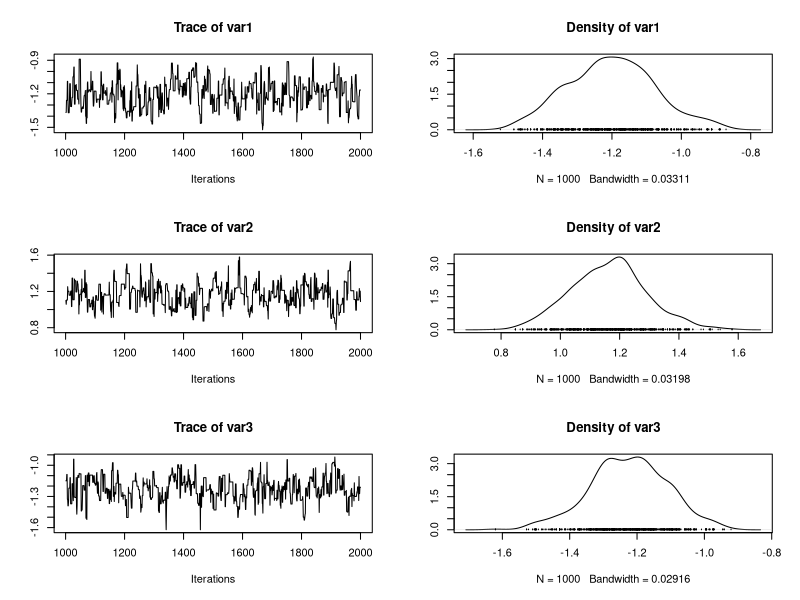
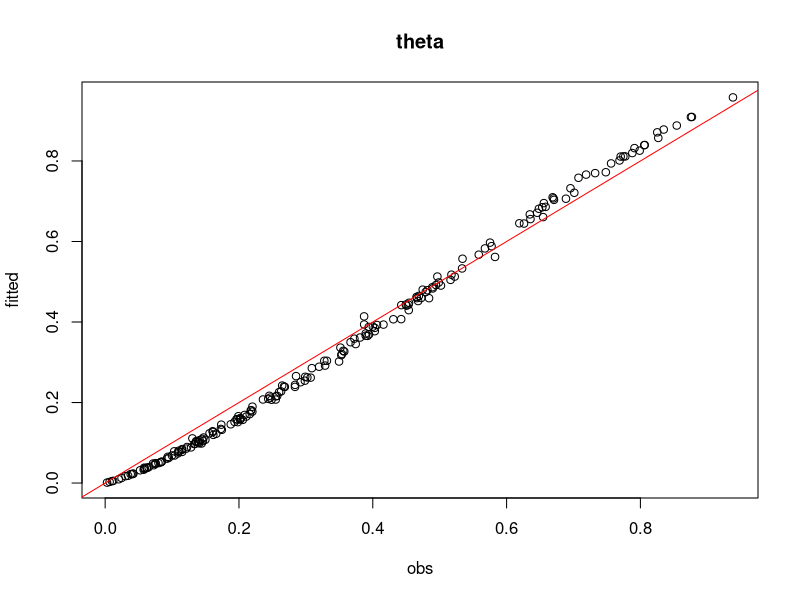

Source code (R) for these figures, in order:
## ==============================================================================
## author          :Ghislain Vieilledent, Jeanne Clément
## email           :ghislain.vieilledent@cirad.fr, jeanne.clement16@laposte.net
## web             :https://ecology.ghislainv.fr
## license         :GPLv3
## ==============================================================================

##################################################################################
## betadens #####################################################################
betadens <- function (beta_k, pos_beta, beta_run, mubeta, Vbeta, Y, T, X) {
  # Indicating the rank of the parameter of interest
  k = pos_beta;
  NOBS = nrow(X);
  NP = ncol(X);
  # logLikelihood
  logL = 0.0;
  for (n in 1:NOBS) {
    # theta 
    Xpart_theta = 0.0;
    for ( p in 1:NP) {
      if ( p != k ) {
        Xpart_theta <- Xpart_theta + X[n,p] * beta_run[p];
      }
    }
    Xpart_theta <- Xpart_theta + X[n,k] * beta_k;
    theta <- inv.logit(Xpart_theta);
    # log Likelihood 
    logL <- logL + dbinom(Y[n], T[n], theta, 1);
  }
  # logPosterior = logL + logPrior
  logP <- logL + dnorm(beta_k, mubeta[k], sqrt(Vbeta[k]), 1);
  
  return (logP)
}

###########################################################################################################################
#################################### Gibbs sampler #######################################################################
jSDM_binomial <- function(ngibbs, nthin, nburn,
                          Y, T, X,
                          beta_start, mubeta, Vbeta,
                          seed, ropt, verbose) {
  
  #########################################################
  ##### Defining and initializing objects ################
  
  ### Initialize random number generator 
  set.seed(seed)
  
  ### Redefining constants 
  NGIBBS = ngibbs;
  NTHIN = nthin;
  NBURN = nburn;
  NSAMP = (NGIBBS-NBURN)/NTHIN;
  NOBS = nrow(X);
  NP = ncol(X);
  
  #########################################################
  #### Declaring new objects to store results #############
  
  ### Parameters
  beta <- matrix(0,NSAMP,NP);
  beta_run <- t(beta_start);
  ### Latent variable
  theta_run <- rep(0,NOBS);
  theta_latent <- rep(0,NOBS);
  Deviance <- rep(0,NSAMP);
  
  ############################################################
  ## Proposal variance and acceptance for adaptive sampling ##
  
  ### beta
  sigmap_beta <- rep(1,NP);
  nA_beta <- rep(0,NP);
  Ar_beta <- rep(0,NP); ## Acceptance rate
  
  ### Message 
  print("Running the Gibbs sampler. It may be long, please keep cool :)", quote =F);
  
  ##############################################################
  ###### Gibbs sampler #########################################
  
  for ( g in 1:NGIBBS) {
    
    ####################################################
    ####### beta
    
    for ( p in  1:NP ) {
      pos_beta <- p; 
      x_now <- beta_run[p];
      x_prop = x_now + rnorm(1,0,sigmap_beta[p]);
      p_now = betadens(x_now, pos_beta, beta_run, mubeta,Vbeta, Y, T, X);
      p_prop = betadens(x_prop, pos_beta, beta_run, mubeta, Vbeta, Y, T, X);
      ratio = exp(p_prop - p_now); # ratio
      z = runif(1);
      ## Actualization
      if ( z < ratio ) {
        beta_run[p] <- x_prop;
        nA_beta[p] <- nA_beta[p]+1;
      }
    }
    
    
    #########################################################################
    ######### Deviance ######################################################
    
    # logLikelihood
    logL = 0.0;
    for ( n in 1:NOBS) {
      # theta
      Xpart_theta <- 0.0;
      for ( p in 1:NP) {
        Xpart_theta <- Xpart_theta + X[n, p] * beta_run[p];
      }
      theta_run[n] <- inv.logit(Xpart_theta);
      # log Likelihood 
      logL <- logL + dbinom(Y[n], T[n], theta_run[n], 1);
    }
    
    # Deviance
    Deviance_run <- -2 * logL;
    
    
    #########################################################################
    ######### Output ######################################################
    if ( ((g+1) > NBURN) & (((g+1) %% NTHIN) == 0) ) {
      isamp = ((g+1)-NBURN) / NTHIN;
      beta[isamp-1,] = beta_run;
      Deviance[isamp-1] = Deviance_run;
      # We compute the mean of NSAMP values
      for ( n in 1:NOBS) {
        theta_latent[n] = theta_latent[n] + theta_run[n] / NSAMP;
      }
    }
    
    
    #########################################################################
    ## Adaptive sampling (on the burnin period) ############################
    ROPT = ropt;
    DIV = 0;
    if ( NGIBBS >= 1000 ) {
      DIV=100;
    }
    else {
      DIV = NGIBBS / 10;
    }
    ## During the burnin period 
    if ( ((g+1) %% DIV == 0) & ((g+1) <= NBURN) ) {
      for (p in 1:NP) {
        Ar_beta[p] = nA_beta[p] / DIV;
        if ( Ar_beta[p] >= ROPT ){
          sigmap_beta[p] = sigmap_beta[p] * (2-(1-Ar_beta[p]) / (1-ROPT)); 
        } 
        else {
          sigmap_beta[p] = sigmap_beta[p]  / (2-Ar_beta[p]  / ROPT);}
        # We reinitialize the number of acceptance to zero
        nA_beta[p] = 0.0; 
      }
    }
    ## After the burnin period
    if ( ((g+1) %% DIV == 0) & ((g+1) > NBURN) ) {
      for (p in 1:NP) {
        Ar_beta[p] = nA_beta[p] / DIV;
        # We reinitialize the number of acceptance to zero
        nA_beta[p] = 0.0;
      }
    }
    
    
    #########################################################################
    ## Progress bar ########################################################
    Perc = 100 * (g+1) / (NGIBBS);
    if ( ((g+1) %% (NGIBBS/100) == 0) & (verbose == 1)) {
      cat("*", sep ="");
      if( (g+1) %% (NGIBBS/10) == 0 ) {
        # Mean acceptance rate
        mAr_beta=0; 
        for ( p in 1:NP) {
          mAr_beta = mAr_beta + Ar_beta[p] / NP;
        }
        print(paste(Perc, "%", "mean accept. rates = beta:", mAr_beta), quote =F);
      }
    }
    
    
  } # Gibbs sampler
  
  # Return results as a Rcpp::List
  results = list(beta = beta, Deviance = Deviance,
                 theta_latent = theta_latent);
  
  return (results) 
} # end jSDM_binomial function

library(coda)

inv.logit <- function(x, min=0, max=1) {
  p <- exp(x)/(1+exp(x))
  p <- ifelse( is.na(p) & !is.na(x), 1, p ) # fix problems with +Inf
  p * (max-min) + min
}

nsite <- 200
seed <- 1234
set.seed(seed)
visits<- rpois(nsite,3)
visits[visits==0] <- 1

# Ecological process (suitability)
x1 <- rnorm(nsite,0,1)
x2 <- rnorm(nsite,0,1)
X <- cbind(rep(1,nsite),x1,x2)
beta.target <- c(-1,1,-1)
logit.theta <- X %*% beta.target
theta <- inv.logit(logit.theta)
Y <- rbinom(nsite,visits,theta)

# Data-sets
data.obs <- data.frame(Y,visits,x1,x2)

# Iterations
nsamp <- 1000
nburn <- 1000
nthin <- 1
ngibbs <- nsamp+nburn

mf.suit <- model.frame(formula=~x1+x2, data=data.obs)
X <- model.matrix(attr(mf.suit,"terms"), data=mf.suit)

# Call to C++ function
mod <- jSDM_binomial(
  ngibbs=ngibbs, nthin=nthin, nburn=nburn,
  Y=data.obs$Y,
  T=data.obs$visits,
  X=X,
  beta_start=rep(0, 3),
  mubeta=rep(0, 3), Vbeta=rep(1.0E6, 3),
  seed=1234, ropt=0.44, verbose=1)

# Parameter estimates
MCMC <- mcmc(mod$beta, start=nburn+1, end=ngibbs, thin=nthin)
summary(MCMC)
mean(mod$Deviance)
plot(MCMC)

# GLM resolution to compare
mod.glm <- glm(cbind(Y,visits-Y)~x1+x2,family="binomial",data=data.obs)
summary(mod.glm)

# Predictions
plot(theta,mod$theta_latent, main="theta",
     xlab="obs", ylab="fitted")
abline(a=0,b=1,col="red")
